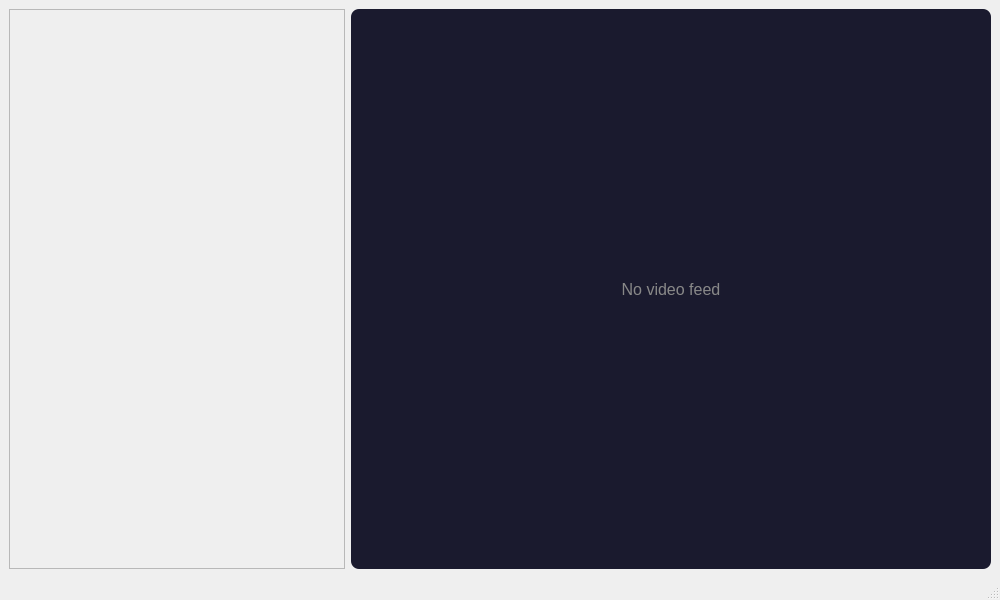
<?xml version="1.0" encoding="UTF-8"?>
<ui version="4.0">
 <class>MainWindow</class>
 <widget class="QMainWindow" name="MainWindow">
  <property name="geometry">
   <rect>
    <x>0</x>
    <y>0</y>
    <width>1000</width>
    <height>600</height>
   </rect>
  </property>
  <property name="windowTitle">
   <string>Kratos Cameras</string>
  </property>
  <widget class="QWidget" name="centralwidget">
   <layout class="QHBoxLayout" name="mainLayout">
    <!-- Left side: Camera Buttons -->
    <item>
     <widget class="QScrollArea" name="scrollArea">
      <property name="minimumWidth">
       <number>300</number>
      </property>
      <property name="maximumWidth">
       <number>350</number>
      </property>
      <property name="widgetResizable">
       <bool>true</bool>
      </property>
      <widget class="QWidget" name="scrollAreaWidgetContents">
       <property name="geometry">
        <rect>
         <x>0</x>
         <y>0</y>
         <width>298</width>
         <height>558</height>
        </rect>
       </property>
       <layout class="QVBoxLayout" name="camerasLayout">
        <property name="spacing">
         <number>10</number>
        </property>
        <!-- Dynamic buttons go here -->
        <item>
         <spacer name="verticalSpacer">
          <property name="orientation">
           <enum>Qt::Vertical</enum>
          </property>
          <property name="sizeHint" stdset="0">
           <size>
            <width>20</width>
            <height>40</height>
           </size>
          </property>
         </spacer>
        </item>
       </layout>
      </widget>
     </widget>
    </item>

    <!-- Right side: Video Display -->
    <item>
     <widget class="QLabel" name="videoLabel">
      <property name="minimumSize">
       <size>
        <width>640</width>
        <height>480</height>
       </size>
      </property>
      <property name="alignment">
       <set>Qt::AlignCenter</set>
      </property>
      <property name="text">
       <string>No video feed</string>
      </property>
      <property name="styleSheet">
       <string>background-color: #1a1a2e; color: #888; font-size: 16px; border-radius: 8px;</string>
      </property>
     </widget>
    </item>
   </layout>
  </widget>
  <widget class="QStatusBar" name="statusbar"/>
 </widget>
 <resources/>
 <connections/>
</ui>
